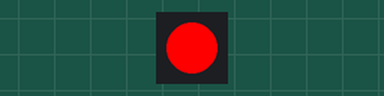
Recording of a sketch running on a simulated Arduino Uno, built with avr-gcc and run on an emulated ATmega328P. Shown: 1 RGB LEDs in strip order, left to right. Dim RGB values are drawn brighter than linear.

Above: at 0.17 s.
At 1.37 s:
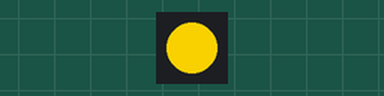
At 2.57 s:
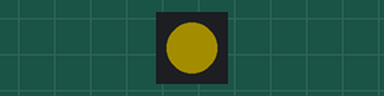
At 6.48 s:
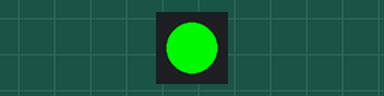
Timing chart, 0 to 6.8 s (numbered marks = the images above):
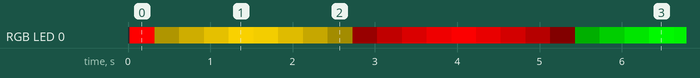

The sketch:

FadeBrightness.ino
```cpp
#include "FastLED.h"
#define DATA_PIN   8
#define NUM_LEDS   1

CRGB leds[NUM_LEDS];

uint8_t hueFade;

void setup(){
 Serial.begin(115200);
 FastLED.addLeds<WS2812B, DATA_PIN, GRB>(leds, NUM_LEDS).setCorrection(TypicalLEDStrip);
 FastLED.setBrightness(255);
 FastLED.clear();
}

void loop(){

/*
  fadeInOutBrightness(CRGB::Red);
  fadeInOutBrightness(CRGB::DeepSkyBlue);
  fadeInOutBrightness(CRGB::Yellow);
  fadeInOutBrightness(CRGB::Cyan);
*/

/*
  fadeInOutBrightness(CRGB::DeepPink);
  fadeInOutBrightness(CRGB::Teal);
  fadeInOutBrightness(CRGB::HotPink);
  fadeInOutBrightness(CRGB::DarkViolet);
*/

fadeInOutBrightness(CRGB::Lime);
fadeInOutBrightness(CRGB::DarkBlue);
fadeInOutBrightness(CRGB::Gold);
fadeInOutBrightness(CRGB::Red);

}

void Colors(CRGB predefinedColors){
 fill_solid( leds, NUM_LEDS, predefinedColors);
 FastLED.show();
}

void inBrightness(){
 for(int i = 0; i < 255; i++){
     FastLED.setBrightness(i);
     FastLED.delay(5);
 }
}

void outBrightness(){
 for(int i = 255; i > 0; i--){
     FastLED.setBrightness(i);
     FastLED.delay(5);
 }
}

void fadeInBrightness(CRGB predefinedColors){
 Colors(predefinedColors);
 EVERY_N_MILLISECONDS(50){
   inBrightness();
 }
}

void fadeOutBrightness(CRGB predefinedColors){
 Colors(predefinedColors);
 EVERY_N_MILLISECONDS(50){
   outBrightness();
 }
}

void fadeInOutBrightness(CRGB predefinedColors){
  fadeInBrightness(predefinedColors);
  fadeOutBrightness(predefinedColors);
}

void fadeOutInBrightness(CRGB predefinedColors){
  fadeOutBrightness(predefinedColors);
  fadeInBrightness(predefinedColors);
}
```

Measured:
- by itself, RGB LED 0: off → RGB(255, 0, 0) at 0.02 s, → RGB(54, 46, 0) 0.30 s later, → RGB(114, 96, 0) 0.30 s later, → RGB(174, 146, 0) 0.30 s later, … (133 changes in this stretch)
- by itself, everything shown: repeats every 10.2 s, in 34 steps
